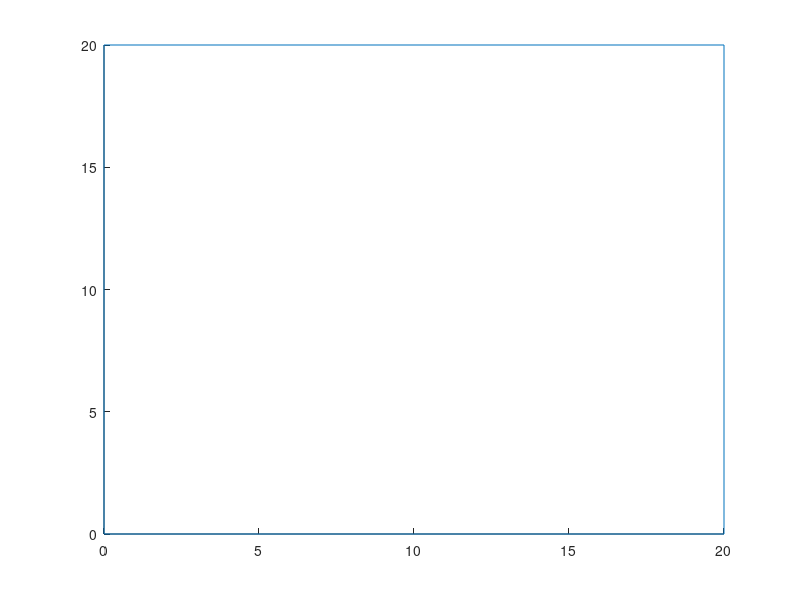

Recreate this plot in MATLAB. (Note: this script raises an error after producing the figure.)
Coords = dlmread('testpolygon2.txt');

coordsSize = size(Coords);
A=[];
b=[];

lastIndx = coordsSize(1);
xs = [];
ys = [];

for line = 1:lastIndx -1
   p1 = Coords(line, 1);
   p2 = Coords(line, 2);
   
   q1 = Coords(line + 1, 1);
   q2 = Coords(line + 1, 2);
   
   xs = [xs, p1];
   ys = [ys, p2];

   lineLength = sqrt((p1-q1)^2 + (p2 - q2)^2);
   
   m1 = (p2 - q2) / lineLength;
   m2 = (q1 - p1) / lineLength;
   A = [A; -m1 -m2 1];
   
   result = (-p2 * q1 + p1 * q2) / lineLength;
   b = [b; -result];
end

xs = [xs, q1];
ys = [ys, q2];

hold on;
plot(xs, ys);
circle(abs(x(1)), abs(x(2)), abs(x(3)));
hold off;

f = [0 0 -1];
x = linprog(f, A, b);

out = sprintf('X: %f', abs(x(1)));
disp(out);
out = sprintf('Y: %f', abs(x(2)));
disp(out);

out = sprintf('Radius: %f', abs(x(3)));
disp(out);


function circle(x,y,r)
    ang=0:0.01:2*pi; 
    xp=r*cos(ang);
    yp=r*sin(ang);
    plot(x+xp,y+yp);
end
